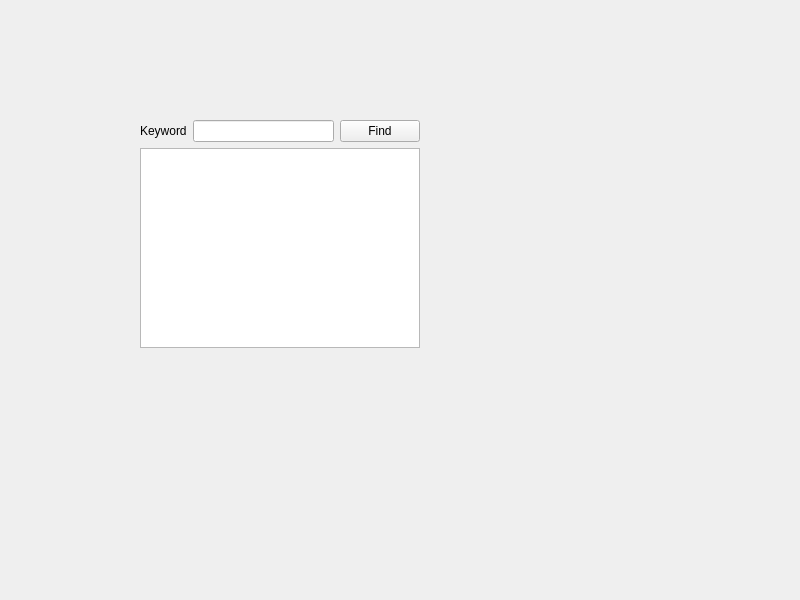
<?xml version="1.0" encoding="UTF-8"?>
<ui version="4.0">
 <class>TextFinder</class>
 <widget class="QWidget" name="TextFinder">
  <property name="geometry">
   <rect>
    <x>0</x>
    <y>0</y>
    <width>800</width>
    <height>600</height>
   </rect>
  </property>
  <property name="windowTitle">
   <string>TextFinder</string>
  </property>
  <widget class="QWidget" name="layoutWidget">
   <property name="geometry">
    <rect>
     <x>140</x>
     <y>120</y>
     <width>280</width>
     <height>228</height>
    </rect>
   </property>
   <layout class="QVBoxLayout" name="verticalLayout">
    <item>
     <layout class="QHBoxLayout" name="horizontalLayout">
      <item>
       <widget class="QLabel" name="label">
        <property name="text">
         <string>Keyword</string>
        </property>
       </widget>
      </item>
      <item>
       <widget class="QLineEdit" name="lineEdit"/>
      </item>
      <item>
       <widget class="QPushButton" name="findButton">
        <property name="text">
         <string>Find</string>
        </property>
       </widget>
      </item>
     </layout>
    </item>
    <item>
     <widget class="QTextEdit" name="textEdit"/>
    </item>
   </layout>
  </widget>
 </widget>
 <resources/>
 <connections/>
</ui>
